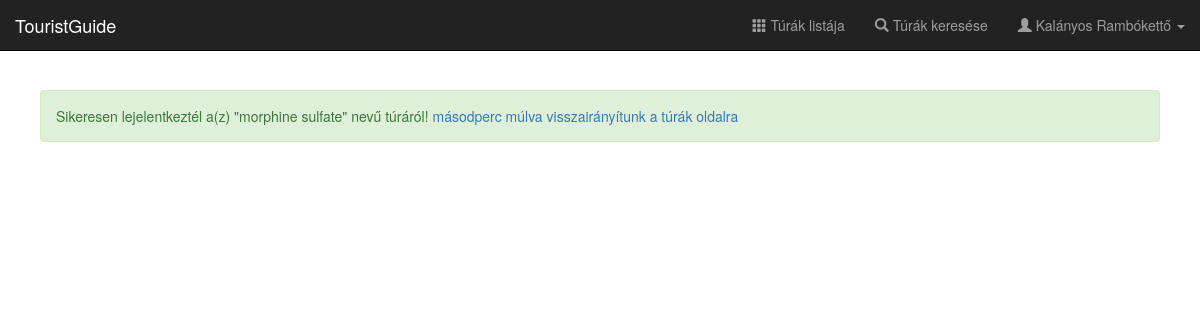
Page /detach-from-tour/56 (signed in) on the earlier database version.
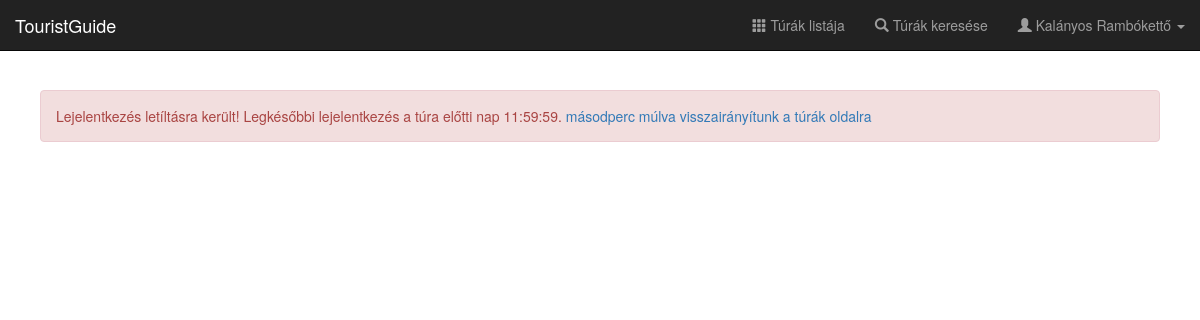
Same page on the later database version.
### app/db/models.py (models this page shows, shortened)
class User(UserMixin, database.Model):
    __tablename__ = 'users'
    id = database.Column(database.Integer, primary_key=True)
    username = database.Column(database.String(64), unique=True, index=True)
    password = database.Column(database.String(40), nullable=False)
    fullname = database.Column(database.String(64), nullable=False)
    avatar_src = database.Column(database.String(100))
    birth = database.Column(database.Date)
    experience_id = database.Column(
        database.Integer, database.ForeignKey('experiences.id'))
    experience = database.relationship(
        'Experience', backref=database.backref('users', lazy='dynamic')
    )
    account_type_id = database.Column(
        database.Integer, database.ForeignKey('roles.id')
    )
    account_type = database.relationship(
        'Role', backref=database.backref('users', lazy='dynamic')
    )
    email = database.Column(database.String(100), nullable=False)
    phone = database.Column(database.String(11))
    allowance = database.Column(database.Integer)
    numoftours = database.Column(database.Integer)
    status = database.Column(database.Integer)

class Tour(database.Model):
    __tablename__ = 'tours'
    id = database.Column(database.Integer, primary_key=True)
    name = database.Column(database.String(64), index=True)
    place = database.Column(database.String(64))
    start_datetime = database.Column(database.DateTime)
    end_datetime = database.Column(database.DateTime)
    images = database.Column(database.Text)
    experience_id = database.Column(
        database.Integer, database.ForeignKey('experiences.id')
    )
    experience = database.relationship(
        'Experience', backref=database.backref('tours', lazy='dynamic')
    )
    tour_guide_id = database.Column(
        database.Integer, database.ForeignKey('users.id')
    )
    tour_guide = database.relationship(
        'User', backref=database.backref('tours', lazy='dynamic')
    )
    description = database.Column(database.Text)
    price = database.Column(database.Integer)

### app/users/views.py (the view)
@users.route('/detach-from-tour/<int:tour_id>')
@login_required
def detach_from_tour(tour_id):
    tour = TourDAO.get_tour_by_id(tour_id)
    success = RegistrationDAO.unregister_user(current_user.id, tour)
    if success:
        UserDAO.decTour(current_user)
    return render_template(
            'detach.html', tour=tour, success=success)

### app/db/models.py (called while the page is built)
@loginmanager.user_loader
def load_user(user_id):
    return User.query.get(int(user_id))

### app/db/registrationmanager.py (called while the page is built)
    @staticmethod
    def unregister_user(user_id, tour):
        last_apply = tour.start_datetime + timedelta(days=-1)
        last_apply = last_apply.replace(hour=12, minute=0, second=0, microsecond=0)
        if last_apply <= datetime.now():
            return False
        Registration.query.filter_by(tour_id=tour.id, user_id=user_id).delete()
        database.session.commit()
        return True

### app/db/tourmanager.py (called while the page is built)
    @staticmethod
    def get_tour_by_id(tour_id):
        return Tour.query.get(tour_id)

### app/db/usermanager.py (called while the page is built)
    @staticmethod
    def decTour(user):
        ntours = database.session.query(User.numoftours).filter(User.id == user.id).first()
        numoftours_ = ntours[0] - 1
        allowance_ = None
        if numoftours_ < 5:
            allowance_ = None
        database.session.execute(
            update(User).where(User.id == user.id).values(numoftours=numoftours_, allowance=allowance_))
        database.session.commit()
        return True

### app/templates/detach.html (shortened to what this page needs)
{% extends "base.html" %}
{% block page_content %}
<div class="alert {{ 'alert-success' if success else 'alert-danger' }}" role="alert">
  {% if success %}
    Sikeresen lejelentkeztél a(z) "{{ tour.name|safe }}" nevű túráról!
  {% else %}
    Lejelentkezés letíltásra került! Legkésőbbi lejelentkezés a túra előtti nap 11:59:59.
  {% endif %}
    <a href="/tours"><div id="timeLeft" style="display: inline;">15</div> másodperc múlva visszairányítunk a túrák oldalra </a>
</div>
{% endblock page_content %}

### app/templates/base.html (shortened to what this page needs)
﻿{% extends "bootstrap/base.html" %}
{% block styles %}
{{ super() }}
    <link href="{{ url_for('static', filename='css/main.css') }}" rel="stylesheet">
{% endblock styles %}
{% block navbar %}
{% include "navbar.html" %}
{% endblock navbar %}
{% block content %}
<div class="container-fluid">
  <div class="row">
    <div class="col-sm-12 col-md-12 main">
      {% block page_content %}
      {% endblock page_content %}
    </div>
  </div>
</div>
{% endblock content %}

### app/templates/navbar.html (shortened to what this page needs)
<nav class="navbar navbar-inverse navbar-fixed-top">
  <div class="container-fluid">
    <div class="navbar-header">
      <a class="navbar-brand" href="/">TouristGuide</a>
    </div>
    <div id="navbar" class="navbar-collapse collapse">
      <ul class="nav navbar-nav navbar-right">
        <li><a href="{{ url_for('tours.tours_default') }}"><span class="glyphicon glyphicon-th" aria-hidden="true"></span>
          Túrák listája</a></li>
        <li><a href="{{ url_for('tours.search_tours') }}"><span class="glyphicon glyphicon-search" aria-hidden="true"></span>
          Túrák keresése</a></li>
        {% if current_user.is_authenticated %}
        <li class="dropdown">
          <a href="#" class="dropdown-toggle" data-toggle="dropdown" role="button" aria-haspopup="true" aria-expanded="false">
            <span class="glyphicon glyphicon-user" aria-hidden="true"></span>
            {{ current_user.fullname }}
            <span class="caret"></span>
          </a>
        </li>
        {% else %}
        <li><a href="{{ url_for('users.register') }}"><span class="glyphicon glyphicon-edit" aria-hidden="true"></span>
          Regisztráció</a></li>
        <li><a href="{{ url_for('users.login') }}"><span class="glyphicon glyphicon-log-in" aria-hidden="true"></span>
          Bejelentkezés</a></li>
        {% endif %}
      </ul>
    </div>
  </div>
</nav>

### app/static/css/main.css (style rules this page uses)
body { padding-top: 50px; }
.main { padding: 20px; }
@media (min-width: 768px) { .main { padding-right: 40px; padding-left: 40px; } }

Differences in the rows shown:
no longer on this page (row edited): Tour: name "morphine sulfate"
Other differences:
text no longer shown: "Sikeresen lejelentkeztél a(z) \" \" nevű túráról!"
text now shown: "Lejelentkezés letíltásra került! Legkésőbbi lejelentkezés a túra előtti nap 11:59:59."
